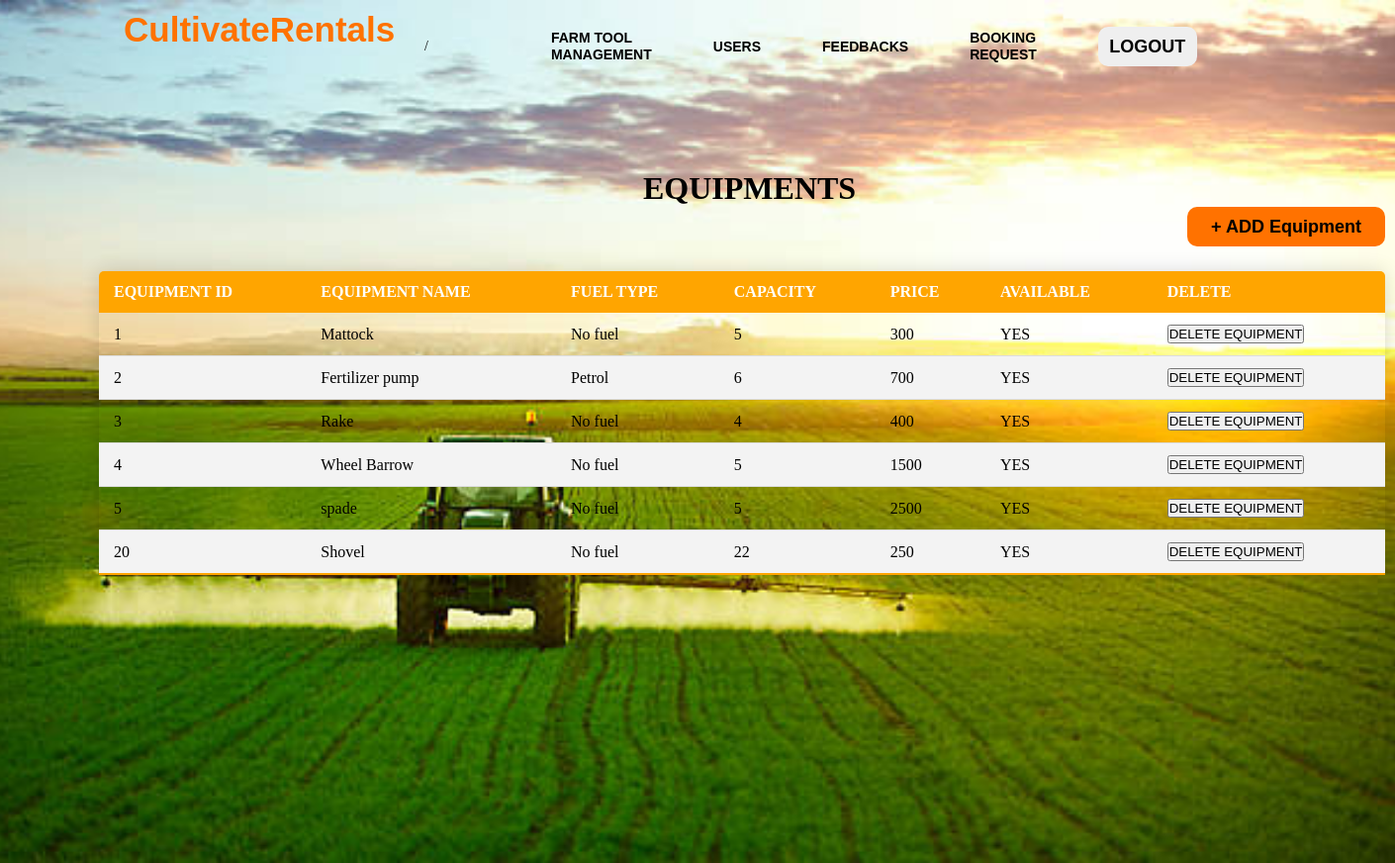
/adminfarmtool.php, run on the app's committed database.
### tables this page shows
CREATE TABLE `equipments` (
  `EQUIP_ID` int(11) NOT NULL,
  `EQUIP_NAME` varchar(255) NOT NULL,
  `FUEL_TYPE` varchar(255) NOT NULL,
  `CAPACITY` int(11) NOT NULL,
  `PRICE` int(11) NOT NULL,
  `EQUIP_IMG` varchar(255) NOT NULL,
  `AVAILABLE` varchar(255) NOT NULL
);

### adminfarmtool.php (the view, shortened to what this page needs)
<!DOCTYPE html>
<html lang="en">
<head>
</head>
<body>
<?php
require_once('connection.php');
$query="SELECT *from equipments";
$queryy=mysqli_query($con,$query);
?>
<div class="hai">
        <div class="navbar">
            <div class="icon">
                <h2 class="logo">CultivateRentals</h2>
            </div>
            <div class="menu">
                <ul>
                    <li>/<li>
                    <li><a href="adminfarmtool.php">FARM TOOL MANAGEMENT</a></li>
                    <li><a href="adminusers.php">USERS</a></li>
                    <li><a href="admindash.php">FEEDBACKS</a></li>
                    <li><a href="adminbook.php">BOOKING REQUEST</a></li>
                  <li> <button class="nn"><a href="index.php">LOGOUT</a></button></li>
                </ul>
            </div>
         </div>
         </div>
        <div>
            <h1 class="header">EQUIPMENTS</h1>
            <button class="add"><a href="addequip.php">+ ADD Equipment</a></button>
            <div>
                <div>
                    <table class="content-table">
                <thead>
                    <tr>
                        <th>EQUIPMENT ID</th>
                        <th>EQUIPMENT NAME</th>
                        <th>FUEL TYPE</th>
                        <th>CAPACITY</th>
                        <th>PRICE</th>
                        <th>AVAILABLE</th>
                        <th>DELETE</th>
                    </tr>
                </thead>
                <tbody>
                <?php
                while($res=mysqli_fetch_array($queryy)){
                ?>
                <tr  class="active-row">
                    <td><?php echo $res['EQUIP_ID'];?></php></td>
                    <td><?php echo $res['EQUIP_NAME'];?></php></td>
                    <td><?php echo $res['FUEL_TYPE'];?></php></td>
                    <td><?php echo $res['CAPACITY'];?></php></td>
                    <td><?php echo $res['PRICE'];?></php></td>
                    <td><?php
                    if($res['AVAILABLE']=='Y')
                    {
                        echo 'YES';
                    }
                    else{
                        echo 'NO';
                    }
                    ?></php></td>
                    <td><button type="submit" class="but" name="approve"><a href="deleteequip.php?id=<?php echo $res['EQUIP_ID']?>">DELETE EQUIPMENT</a></button></td>
                </tr>
               <?php } ?>
                </tbody>
                </table>
                </div>
            </div>
        </div>
</body>
</html>

### adminfarmtool.php (style rules this page uses)
* { margin: 0; padding: 0; }
.hai { width: 100%; background: linear-gradient(to top, rgba(0,0,0,0)50%, rgba(0,0,0,0)50%),url("../images/background.jpg"); background-position: center; background-size: cover; height: 109vh; animation: infiniteScrollBg 50s linear infinite; }
.navbar { width: 1200px; height: 75px; margin: auto; }
.icon { width:200px; float: left; height : 70px; }
.logo { color: #ff7200; font-size: 35px; font-family: Arial; padding-left: 20px; float:left; padding-top: 10px; }
.menu { width: 400px; float: left; height: 70px; }
ul { float: left; display: flex; justify-content: center; align-items: center; }
ul li { list-style: none; margin-left: 62px; margin-top: 27px; font-size: 14px; }
ul li a { text-decoration: none; color: black; font-family: Arial; font-weight: bold; transition: 0.4s ease-in-out; }
.content-table { border-collapse: collapse; font-size: 1em; min-width: 400px; border-radius: 5px 5px 0 0; overflow: hidden; box-shadow:0 0 20px rgba(0,0,0,0.15); margin-left : 100px ; margin-top: 25px; width: 1300px; height: 300px; }
.content-table thead tr { background-color: orange; color: white; text-align: left; }
.content-table th, .content-table td { padding: 12px 15px; }
.content-table tbody tr { border-bottom: 1px solid #dddddd; }
.content-table tbody tr:nth-of-type(even) { background-color: #f3f3f3; }
.content-table tbody tr:last-of-type { border-bottom: 2px solid orange; }
.header { margin-top: -700px; margin-left: 650px; }
.nn { width:100px; border:none; height: 40px; font-size: 18px; border-radius: 10px; cursor: pointer; color:white; transition: 0.4s ease; }
.nn a { text-decoration: none; color: black; font-weight: bold; }
.add { width: 200px; height: 40px; background: #ff7200; border:none; font-size: 18px; border-radius: 10px; cursor: pointer; color:#fff; transition: 0.4s ease; margin-left: 1200px; }
.add a { text-decoration: none; color: black; font-weight: bolder; }
.but a { text-decoration: none; color: black; }

### data on the page
equipments: EQUIP_ID "1", EQUIP_NAME "Mattock", FUEL_TYPE "No fuel", CAPACITY "5", PRICE "300", AVAILABLE "YES"
equipments: EQUIP_ID "2", EQUIP_NAME "Fertilizer pump", FUEL_TYPE "Petrol", CAPACITY "6", PRICE "700", AVAILABLE "YES"
equipments: EQUIP_ID "3", EQUIP_NAME "Rake", FUEL_TYPE "No fuel", CAPACITY "4", PRICE "400", AVAILABLE "YES"
equipments: EQUIP_ID "4", EQUIP_NAME "Wheel Barrow", FUEL_TYPE "No fuel", CAPACITY "5", PRICE "1500", AVAILABLE "YES"
equipments: EQUIP_ID "5", EQUIP_NAME "spade", FUEL_TYPE "No fuel", CAPACITY "5", PRICE "2500", AVAILABLE "YES"
equipments: EQUIP_ID "20", EQUIP_NAME "Shovel", FUEL_TYPE "No fuel", CAPACITY "22", PRICE "250", AVAILABLE "YES"
